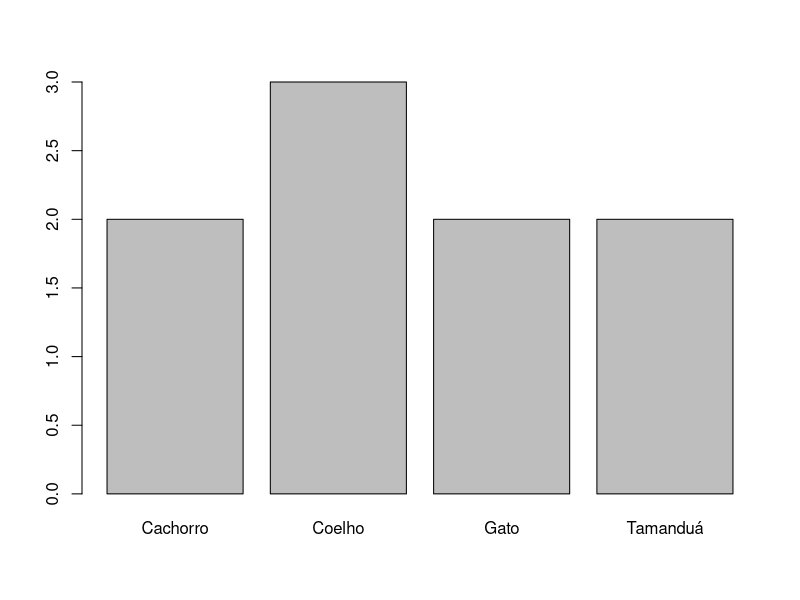

The R source for this figure: (Note: this script raises an error after producing the figure.)
#===---===---===---===---===---===---===---===---===---===---===---===---===---
## Resolução da lista X (mude para o número adequado)

##  Aluno(a) 1: Wellington Santos SOuza
##  Matricula 1: 2019012213

#===---===---===---===---===---===---===---===---===---===---===---===---===---
# pacotes utilizados
if(!require(tidyverse)){install.packages("tidyverse")};library(tidyverse)

# 1. Mostre comandos que podem ser usados para criar e guardar os objetos a seguir:

# a) Um vetor de fatores com as respostas (Cachorro, Gato, Gato, Coelho, Tamanduá,
# Tamanduá, Cachorro, Coelho, Coelho). Defina os níveis do fator para (Tamanduá,
# Gato, Coelho, Cachorro) e rode o código barplot(table(nome_do_vetor)).

# RESPOSTA:

a1 <- c('Cachorro', 'Gato', 'Gato', 'Coelho', 'Tamanduá',
       'Tamanduá', 'Cachorro', 'Coelho', 'Coelho')

barplot(table(a1))

#===---===---===---===---===---===---===---===---===---===---===---===---===---

# b) Uma matriz com 20 linhas em que a primeira coluna contém os primeiros 20 números
# pares (2, 4, 6, ...), a segunda coluna contém apenas o número 1 em todas as linhas
# e a terceira coluna contém os primeiros 20 números ímpares (1, 3, 5, ...). Nomeie as
# colunas desta matriz.

# RESPOSTA:

b1 <- matrix(data=c(
  seq(2,40,2),
  rep(1,20),
  seq(1,40,2)
),nrow = 20)

colnames(b1) <- c("numPar","repNum1","numImpar")

b1

#===---===---===---===---===---===---===---===---===---===---===---===---===---
# c) Construa um dataframe com 10 linhas em que a primeira coluna representa uma
# variável discreta, a segunda coluna representa uma variável categórica e a terceira
# coluna representa uma variável quantitativa contínua. Use dados fictícios.

# RESPOSTA

c1 <- data.frame(
  numFilhos = c(2,3,2,1,2,3,1,7,3,6),
  Genero = c('Não Binário','M','F','Não Binário','M','F','M','F','M','F'),
  rendaPerCap = c(sample(seq(1535.1,1545.9,0.21),size = 10, replace = T))
)

str(c1)

# Questão 2 Escreva um código para criar uma matriz A e a partir dela obter 
# os objetos a seguir:

A <- matrix(data=c(
  seq(2,20,2),
  rep(1352,10),
  seq(1,20,2)
),nrow = 10)

A

# Um objeto denominado a com a primeira coluna da matriz A;

a <- A[,1]
a
# Um objeto denominado B retirando apenas a primeira coluna da matriz A;

B <- A[,-1]
B

# Um objeto denominado C sendo a matriz transposta de B;

C <- t(B)
C

# Um objeto denominado D com o resultado a multiplicação matricial de C por B;

D <- C%*%B
D

# Um objeto E representando a matriz inversa de D;

E <- solve(D)
E

# Um objeto F com o resultado de D*C*a (multiplicação matricial);

F <- D%*%C%*%a
F

# Um objeto G com o resultado de a − B*F;

G <- a-B%*%F
G

# O objeto k, calculado como k = n − p, com n sendo o número de linhas e p sendo o
# número de colunas menos 1.

k <- nrow(A)-(ncol(A)-1)
k

# Um objeto H com o resultado de (GtG)/k.

H <- (t(G)%*%G)/k
H

# Uma lista com os objetos E, F, G e H.

lista <- list(E,F,G,H)
lista

#===---===---===---===---===---===---===---===---===---===---===---===---===---

# Questão 3 Construa uma lista (e guarde em um objeto) contendo o vetor da questão 1 a), a matriz
# da questão 1 b), o dataframe da questão 1 c) e o nome de três cidades. Usando o objeto
# construído, acesse o primeiro elemento da lista. Acesse o segundo elemento da lista e
# obtenha a média dos valores em cada linha da matriz.

# RESPOSTA

# lista
listaq3 <- list(a1,b1,c1,c('Jaborandi-BA','Cocos-BA','Coribe-BA'))

# primeiro elemento
listaq3[[1]]

# segundo elemento
listaq3[[2]]

rowMeans(listaq3[[2]])
#===---===---===---===---===---===---===---===---===---===---===---===---===---

# Questão 4. Construa um dataframe com uma tabela com três colunas: x, x^2
# e exp(x), com x variando de 0 a 50. Construa um tibble com as mesmas informações.

# dataframe

set.seed(123)

x = sample(seq(0,50,1),10)

xqua = (x^2)

expx = exp(x)

dfq4 <- data.frame(
  x,xqua,expx
)


dfq4

# tibble

set.seed(123)

tblq4 <- tibble::tibble(
  x = sample(seq(0,50,1),10),
  xqua = (x^2),
  expx = exp(x)
)

tblq4
#===---===---===---===---===---===---===---===---===---===---===---===---===---

# Questão 5. Utilize o comando “subset” para selecionar os pesos e tempos dos frangos que tiveram a
# dieta 2 no banco de dados “ChickWeight” disponível no R. Utilize novamente o “subset”
# para selecionar pesos no tempo igual a 2 dos frangos que tiveram a dieta 2 e calcule a
# média destes pesos

data(ChickWeight)

#  dieta igual a 2 

dieta <- subset(ChickWeight,Diet == 2)
dieta

# pesos no tempo igual a 2 dos frangos que tiveram a dieta 2
pesoDieta <- subset(ChickWeight,Time == 2 & Diet == 2)

# média dos pesos
mean(pesoDieta$weight)

#===---===---===---===---===---===---===---===---===---===---===---===---===---
# Questão 6. O que acontece se você executar o código a = tibble(x = 1, y = list(g = 5, h= 5)) após
# carregar o pacote tidyverse? Como acessar os valores dos objetos g e h criados dentro do
# tibble?

# rodando o código
a = tibble(x = 1, y = list(g = 5, h= 5))

# acessando os valores de g
a$y[[1]]

# acessando os valores de h
a$y[[2]]

#===---===---===---===---===---===---===---===---===---===---===---===---===---

# Questão 7. Tente fazer um tibble que tenha colunas com comprimentos diferentes. O que acontece?
# E com um dataframe? Use colunas de tamanho 2 e 10 e, posteriormente, colunas de
# tamanho 3 e 10


# Criando um tibble com colunas de tamanho 2 e 10
meu_tibble <- tibble(coluna1 = c(1, 2),
                     coluna2 = rnorm(10),
                     coluna = rnorm(10))
# 3 e 10
meu_tibble2 <- tibble(coluna1 = c(1, 2,3),
                     coluna2 = rnorm(10),
                     coluna = rnorm(10))

# Ocorre um erro, pois as colunas não tem o mesmo tamanho. 
# Ao criar uma tibble, todas as colunas devem ter o mesmo número de elementos.

# Criando um data frame com colunas de tamanho 3 e 10
meu_dataframe <- data.frame(coluna1 = c(1, 2, 3),
                            coluna2 = c("a", "b", "c"),
                            coluna3 = rnorm(10),
                            coluna4 = rnorm(10))
# 2 e 10
meu_dataframe2 <- data.frame(coluna1 = c(1, 2),
                            coluna2 = c("a", "b"),
                            coluna3 = rnorm(10),
                            coluna4 = rnorm(10))

# Ocorre o mesmo erro do tibble, pois aqui há uma tentativa de combinar colunas
# de tamanhos diferentes.

#===---===---===---===---===---===---===---===---===---===---===---===---===---



